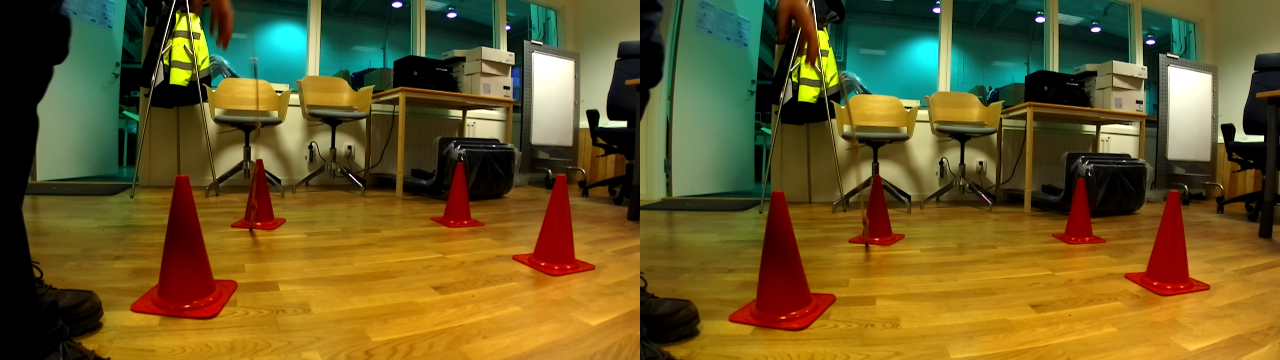
#> input picture ZED/50.png, 2560 x 720 px, found by its file name (shown at 1/2 size); its folder holds only this picture in this run
$ python get_data.py   (older library calls are emulated)
#> lines starting #> are read from the running program, lines starting #| are printed output that depends on the picture
import numpy as np
import cv2
from matplotlib import pyplot as plt
from os.path import join
import skvideo.io
import skvideo.datasets
import os

# [35 lines left out: functions cropHorizontal, video2frame, not called in this run]

def slice_img(img_folder_path):
#> called with img_folder_path = 'calibration/ZED'
    img_paths = os.listdir(img_folder_path)
    n = 0
    for img_path in img_paths:
        n += 1
        img = cv2.imread(join(img_folder_path, img_path))
#> img is the input picture: shape (720, 2560, 3); mean B, G, R 37.7, 89.5, 105.4
        print(join(img_folder_path, img_path))
        r, c = img.shape[:2]
#> r = 720; c = 2560
        img_left = img[:, :int(c/2), :]
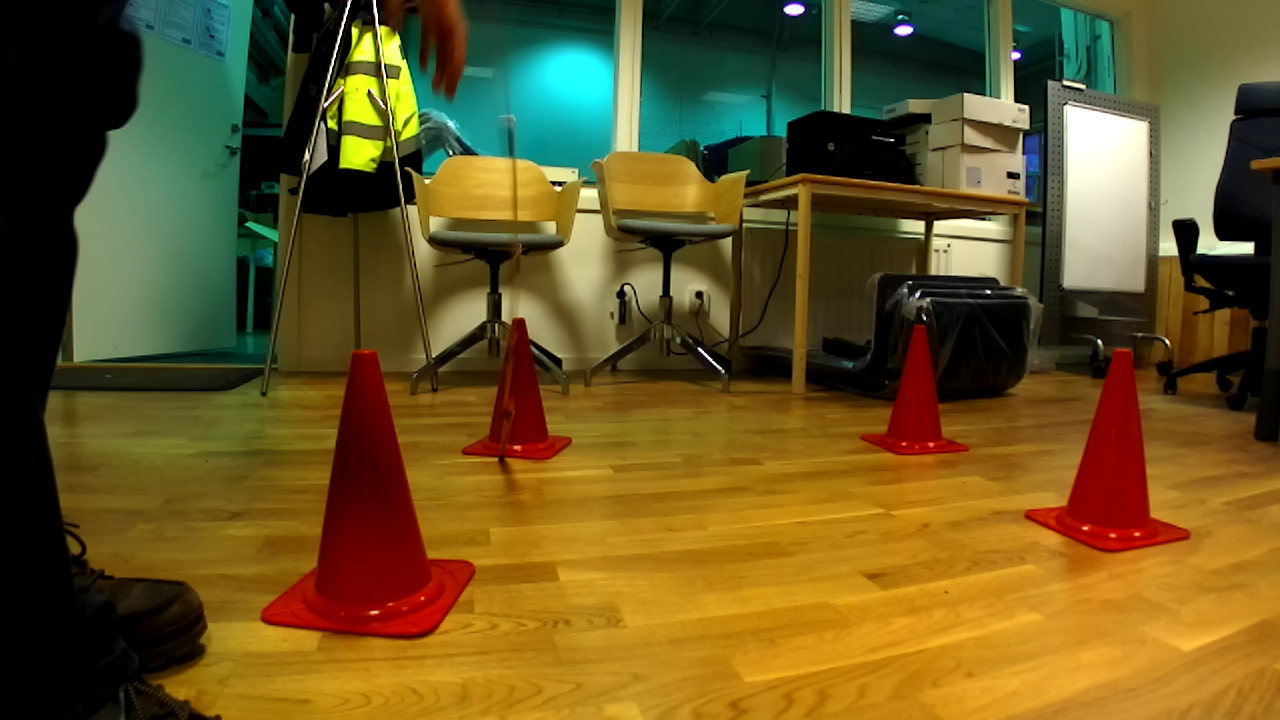
#> img_left: shape (720, 1280, 3); mean B, G, R 35.8, 86.7, 104.9
        img_right = img[:, int(c/2):, :]
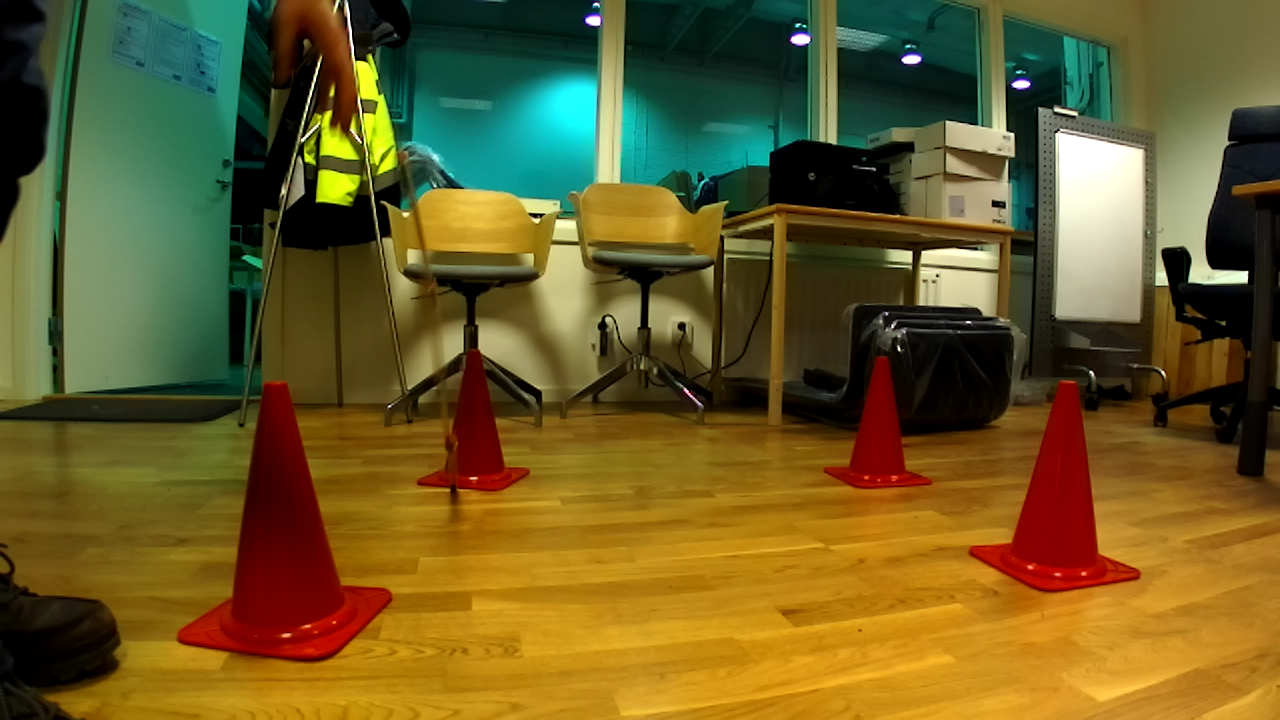
#> img_right: shape (720, 1280, 3); mean B, G, R 39.6, 92.2, 105.8
        cv2.imwrite(join('calibration', 'left_zed', str(n)+'.png'), img_left)
        cv2.imwrite(join('calibration', 'right_zed', str(n)+'.png'), img_right)


# [103 lines left out: functions video2frame_quad, reconstruction, not called in this run]

if __name__=='__main__':
    #video2frame_quad('video2/2.mkv')
    #video2frame('calibration', [540, 960])
    slice_img('calibration/ZED')
